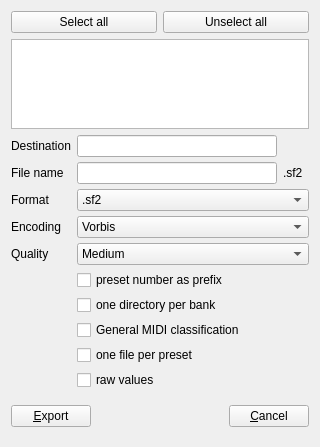
<?xml version="1.0" encoding="UTF-8"?>
<ui version="4.0">
 <class>ToolSoundfontExport_gui</class>
 <widget class="QWidget" name="ToolSoundfontExport_gui">
  <property name="geometry">
   <rect>
    <x>0</x>
    <y>0</y>
    <width>320</width>
    <height>447</height>
   </rect>
  </property>
  <property name="windowTitle">
   <string notr="true">Form</string>
  </property>
  <layout class="QVBoxLayout" name="verticalLayout">
   <item>
    <layout class="QHBoxLayout" name="horizontalLayout_2">
     <item>
      <widget class="QPushButton" name="pushTick">
       <property name="text">
        <string>Select all</string>
       </property>
      </widget>
     </item>
     <item>
      <widget class="QPushButton" name="pushUntick">
       <property name="text">
        <string>Unselect all</string>
       </property>
      </widget>
     </item>
    </layout>
   </item>
   <item>
    <widget class="QTreeWidget" name="listPresets">
     <attribute name="headerVisible">
      <bool>false</bool>
     </attribute>
     <attribute name="headerDefaultSectionSize">
      <number>120</number>
     </attribute>
     <column>
      <property name="text">
       <string notr="true">1</string>
      </property>
     </column>
    </widget>
   </item>
   <item>
    <layout class="QGridLayout" name="gridLayout">
     <property name="horizontalSpacing">
      <number>6</number>
     </property>
     <property name="verticalSpacing">
      <number>5</number>
     </property>
     <item row="4" column="0">
      <widget class="QLabel" name="labelQuality">
       <property name="text">
        <string>Quality</string>
       </property>
      </widget>
     </item>
     <item row="0" column="1">
      <widget class="QLineEdit" name="lineFolder"/>
     </item>
     <item row="7" column="1" colspan="2">
      <widget class="QCheckBox" name="checkGM">
       <property name="text">
        <string>General MIDI classification</string>
       </property>
      </widget>
     </item>
     <item row="0" column="2">
      <widget class="QPushButton" name="pushFolder">
       <property name="maximumSize">
        <size>
         <width>26</width>
         <height>26</height>
        </size>
       </property>
       <property name="focusPolicy">
        <enum>Qt::FocusPolicy::NoFocus</enum>
       </property>
       <property name="text">
        <string/>
       </property>
       <property name="flat">
        <bool>true</bool>
       </property>
      </widget>
     </item>
     <item row="0" column="0">
      <widget class="QLabel" name="label_2">
       <property name="text">
        <string>Destination</string>
       </property>
      </widget>
     </item>
     <item row="5" column="1" colspan="2">
      <widget class="QCheckBox" name="checkPreset">
       <property name="text">
        <string>preset number as prefix</string>
       </property>
      </widget>
     </item>
     <item row="2" column="1" colspan="2">
      <widget class="QComboBox" name="comboFormat">
       <item>
        <property name="text">
         <string notr="true">.sf2</string>
        </property>
       </item>
       <item>
        <property name="text">
         <string notr="true">.sf3</string>
        </property>
       </item>
       <item>
        <property name="text">
         <string notr="true">.sfz</string>
        </property>
       </item>
       <item>
        <property name="text">
         <string notr="true">.csv</string>
        </property>
       </item>
      </widget>
     </item>
     <item row="2" column="0">
      <widget class="QLabel" name="label">
       <property name="text">
        <string>Format</string>
       </property>
      </widget>
     </item>
     <item row="6" column="1" colspan="2">
      <widget class="QCheckBox" name="checkBank">
       <property name="text">
        <string>one directory per bank</string>
       </property>
      </widget>
     </item>
     <item row="4" column="1" colspan="2">
      <widget class="QComboBox" name="comboQuality">
       <property name="currentIndex">
        <number>1</number>
       </property>
       <item>
        <property name="text">
         <string>High</string>
        </property>
       </item>
       <item>
        <property name="text">
         <string>Medium</string>
        </property>
       </item>
       <item>
        <property name="text">
         <string>Low</string>
        </property>
       </item>
      </widget>
     </item>
     <item row="8" column="1" colspan="2">
      <widget class="QCheckBox" name="checkFilePreset">
       <property name="text">
        <string>one file per preset</string>
       </property>
      </widget>
     </item>
     <item row="9" column="1" colspan="2">
      <widget class="QCheckBox" name="checkRawValues">
       <property name="text">
        <string>raw values</string>
       </property>
     </widget>
    </item>
     <item row="3" column="0">
     <widget class="QLabel" name="labelCodec">
      <property name="text">
       <string>Encoding</string>
      </property>
     </widget>
    </item>
     <item row="3" column="1" colspan="2">
     <widget class="QComboBox" name="comboCodec">
      <item>
       <property name="text">
        <string notr="true">Vorbis</string>
       </property>
      </item>
      <item>
       <property name="text">
        <string notr="true">FLAC</string>
       </property>
      </item>
     </widget>
    </item>
     <item row="1" column="0">
      <widget class="QLabel" name="labelFileName">
       <property name="text">
        <string>File name</string>
       </property>
      </widget>
     </item>
     <item row="1" column="1">
      <widget class="QLineEdit" name="lineFileName"/>
     </item>
     <item row="1" column="2">
      <widget class="QLabel" name="labelExtension">
       <property name="text">
        <string notr="true">.sf2</string>
       </property>
      </widget>
     </item>
   </layout>
   </item>
   <item>
    <layout class="QHBoxLayout" name="horizontalLayout">
     <item>
      <widget class="QPushButton" name="pushExport">
       <property name="text">
        <string>&amp;Export</string>
       </property>
      </widget>
     </item>
     <item>
      <spacer name="horizontalSpacer">
       <property name="orientation">
        <enum>Qt::Orientation::Horizontal</enum>
       </property>
       <property name="sizeHint" stdset="0">
        <size>
         <width>20</width>
         <height>40</height>
        </size>
       </property>
      </spacer>
     </item>
     <item>
      <widget class="QPushButton" name="pushAnnuler">
       <property name="text">
        <string>&amp;Cancel</string>
       </property>
      </widget>
     </item>
    </layout>
   </item>
  </layout>
 </widget>
 <tabstops>
  <tabstop>pushTick</tabstop>
  <tabstop>pushUntick</tabstop>
  <tabstop>listPresets</tabstop>
  <tabstop>lineFolder</tabstop>
  <tabstop>lineFileName</tabstop>
  <tabstop>comboFormat</tabstop>
  <tabstop>comboCodec</tabstop>
  <tabstop>comboQuality</tabstop>
  <tabstop>checkPreset</tabstop>
  <tabstop>checkBank</tabstop>
  <tabstop>checkGM</tabstop>
  <tabstop>pushExport</tabstop>
  <tabstop>pushAnnuler</tabstop>
 </tabstops>
 <resources/>
 <connections/>
</ui>
